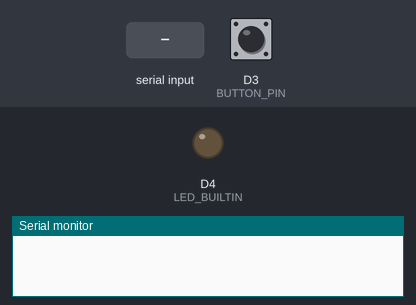
A sketch run on a simulated ESP8266 (NodeMCU). Shown: output pins drawn as LEDs (lit = HIGH, except the on-board LED, lit = LOW), the last lines printed to the serial monitor. The test bench sets the inputs (shaded band); at power-on: D3 (BUTTON_PIN) HIGH. Pins used as bus, display or sensor lines are not drawn.

Above: at 1.2 s.
1.3 s: "calAir\n" received over Serial
At 3.7 s:
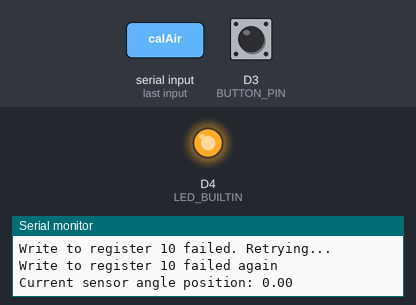
4.3 s: D3 (BUTTON_PIN) pulled LOW for 3.2 s
9.0 s: D3 (BUTTON_PIN) pulled LOW for 0.15 s
At 10.7 s:
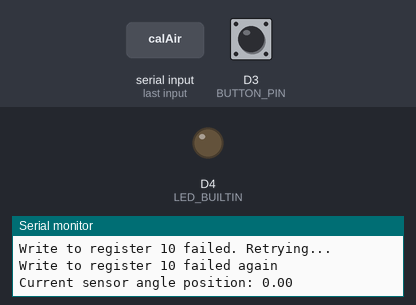
11.0 s: "calPro\n" received over Serial
At 12.9 s:
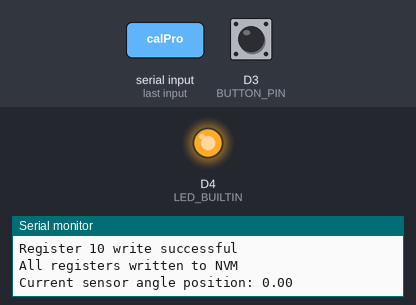
14.0 s: D3 (BUTTON_PIN) pulled LOW for 3.2 s
Timing chart, 0 to 19.2 s (numbered marks = the images above; inputs shaded):
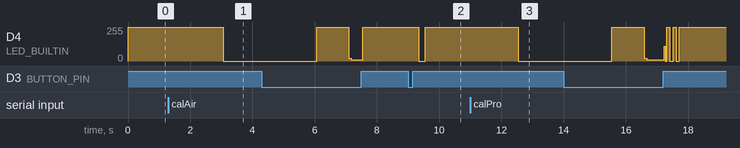

The sketch:

MLASCT_Ver1.ino
```cpp
#include <SPI.h>
#define CS_PIN D8 // Replace with the pin number to which CS is connected
#define BUTTON_PIN 0 // Replace with the pin number to which button is connected
#define LED_BUILTIN 2 // Replace with the pin number to which led is connected
String inputString = ""; // String for storing incoming data
bool stringComplete = false;  // Flag for completion of reading
int mode = 0;
unsigned long buttonPressTime = 0;
bool buttonReleased = true;

void setup() {
  Serial.begin(9600);
  SPI.begin();
  pinMode(CS_PIN, OUTPUT);
  digitalWrite(CS_PIN, HIGH);
  pinMode(LED_BUILTIN, OUTPUT);
  pinMode(BUTTON_PIN, INPUT_PULLUP);
  inputString.reserve(200);
}
void loop() {
  digitalWrite(LED_BUILTIN, HIGH);
  int buttonState = digitalRead(BUTTON_PIN);

  if (buttonState == LOW) {
    if (buttonPressTime == 0) {
      buttonPressTime = millis();
    } else if (millis() - buttonPressTime > 1000) {
      digitalWrite(LED_BUILTIN, LOW);
    }
    buttonReleased = false;
  } else {
    if (!buttonReleased && buttonPressTime != 0 && millis() - buttonPressTime < 1000) {
      mode++;
      if (mode > 3) mode = 1;

      for (int i = 0; i < mode; i++) {
        digitalWrite(LED_BUILTIN, HIGH);
        delay(200);
        digitalWrite(LED_BUILTIN, LOW);
        delay(200);
        digitalWrite(LED_BUILTIN, HIGH);
        delay(200);
      }
    } else if (!buttonReleased && buttonPressTime != 0 && millis() - buttonPressTime > 1000) {
      digitalWrite(LED_BUILTIN, HIGH);
      if (mode == 1) {
        checkFlash();
      } else if (mode == 2) {
        checkFlash();
      } else if (mode == 3) {
        while (digitalRead(BUTTON_PIN) == HIGH) {
          sensorPosition();
        }
      }
    }
    buttonPressTime = 0;
    buttonReleased = true;
  }
  // Check for new data in the console
  if (stringComplete) {
    if (inputString.startsWith("zeroangle")) {
      zeroAngle();
    }
    else if(inputString.startsWith("calAir")) {
      calibrateAir();
    }
    else if(inputString.startsWith("calPro")) {
      calibratePro();
    }
    else if(inputString.startsWith("angle")) {
      angle();
    }

    // Clear data
    inputString = "";
    stringComplete = false;
  }
}

void checkFlash() {
  uint16_t originalValue, checkValue;

  // Read the original value from register 0
  digitalWrite(CS_PIN, LOW);
  SPI.transfer16((0b010 <<13) | (0 <<8)); // Read command + register address
  digitalWrite(CS_PIN, HIGH);
  delay(1);
  digitalWrite(CS_PIN, LOW);
  originalValue = SPI.transfer16(0); // Reading register value
  digitalWrite(CS_PIN, HIGH);

  // Write the original value +1 to register 0
  writeRegister(0, (originalValue & 0xFF) + 1);
  delay(1);

  // Check successful writing
  digitalWrite(CS_PIN, LOW);
  SPI.transfer16((0b010 <<13) | (0 <<8)); // Read command + register address
  digitalWrite(CS_PIN, HIGH);
  delay(1);
  digitalWrite(CS_PIN, LOW);
  checkValue = SPI.transfer16(0); // Reading register value
  digitalWrite(CS_PIN, HIGH);

  if ((checkValue &0xFF) == ((originalValue &0xFF) + 1)) {
    // If the write was successful, execute the calibratePro() or calibrateAir() function depending on the mode
    if (mode == 1) {
      calibratePro();
    } else if (mode == 2) {
      calibrateAir();
    }
  } else if ((originalValue &0xFF) != 0) {
    // If the write failed and the original value is not zero, blink the LED six times
    for(int i = 0; i < 6; i++) {
      digitalWrite(LED_BUILTIN, LOW); // Turn on the LED
      delay(100); // Pause for .1 seconds
      digitalWrite(LED_BUILTIN, HIGH); // Turn off the LED
      delay(100); // Pause for .1 seconds
    }
  } else {
    // If the write failed and the original value is zero, blink the LED three times
    for(int i = 0; i < 3; i++) {
      digitalWrite(LED_BUILTIN, LOW); // Turn on the LED
      delay(100); // Pause for .1 seconds
      digitalWrite(LED_BUILTIN, HIGH); // Turn off the LED
      delay(100); // Pause for .1 seconds
    }
  }
}

//Calibration function
void calibratePro() {
  //Basic calibrations for pro models
  writeRegister(10, 0);
  writeRegister(28, 0);
  writeRegister(29, 0);
  writeRegister(2, 0);
  writeRegister(3, 0);
  writeRegister(4, 232);
  writeRegister(5, 3);
  writeRegister(6, 1);
  writeRegister(7, 135);
  writeRegister(8, 4);
  writeRegister(9, 0);
  writeRegister(11, 248);
  writeRegister(12, 130);
  writeRegister(13, 0);
  writeRegister(14, 128);
  writeRegister(15, 201);
  writeRegister(16, 20);
  writeRegister(17, 1);
  writeRegister(18, 147);
  writeRegister(22, 1);
  writeRegister(30, 255);
  zeroAngle();
  delay(1);
  storeAllRegToNVM();
  delay(1);
  restoreAllRegFromNVM();
  delay(1);
  writeRegister(10, 0);
  storeAllRegToNVM();
  delay(100);
  checkAngle();
}

void calibrateAir() {
  //Basic calibrations for air models
  writeRegister(10, 202);
  writeRegister(28, 0);
  writeRegister(29, 0);
  writeRegister(2, 144);
  writeRegister(3, 1);
  writeRegister(4, 232);
  writeRegister(5, 3);
  writeRegister(6, 61);
  writeRegister(7, 135);
  writeRegister(8, 59);
  writeRegister(9, 130);
  writeRegister(11, 246);
  writeRegister(12, 130);
  writeRegister(13, 0);
  writeRegister(14, 128);
  writeRegister(15, 201);
  writeRegister(16, 20);
  writeRegister(17, 1);
  writeRegister(18, 147);
  writeRegister(22, 1);
  writeRegister(30, 255);
  zeroAngle();
  delay(1);
  storeAllRegToNVM();
  delay(1);
  restoreAllRegFromNVM();
  writeRegister(10, 202);
  delay(100);
  checkAngle();
}

// Function to determine the current angle
float angle(){
  uint16_t angle;
  // Reading the angular position of the sensor in uint16_t format
  digitalWrite(CS_PIN, LOW);
  angle = SPI.transfer16(0); // Reading the angle
  digitalWrite(CS_PIN, HIGH);

  float angleInDegrees = map(angle, 0, UINT16_MAX, 0, 360); // Conversion from uint16_t format to degrees

  Serial.print("Current sensor angle position: ");
  Serial.println(angleInDegrees); // Output of the angle in degrees

  return angleInDegrees;
}

// Function that blinks an LED if it thinks the lid is open.
void sensorPosition() {
  float currentAngleDegrees = angle();
  // Check sensor value
  if ((currentAngleDegrees >= 130 && currentAngleDegrees <= 360) || (currentAngleDegrees >= 0 && currentAngleDegrees <= 5)) {
    digitalWrite(LED_BUILTIN, HIGH); // Turn off the LED
  } else {
    digitalWrite(LED_BUILTIN, LOW); // Turn on the LED
    delay(10);
  }
}

// Function that performs a check after calibration and signals with an LED about the results.
void checkAngle() {
  float currentAngleDegrees = angle(); // Using the angle function to determine the current angle value

  if (round(currentAngleDegrees) == 0 || round(currentAngleDegrees) == 360) {
    digitalWrite(LED_BUILTIN, LOW); // Turn on the LED
    delay(3000); // Pause for three seconds
    digitalWrite(LED_BUILTIN, HIGH); // Turn off the LED
  } else {
    if (mode == 1) {
      calibratePro();
    } else if (mode == 2) {
      calibrateAir();
    }
  }
}
// Function for reading data from the console
void serialEvent() {
  while (Serial.available()) {
    char inChar = (char)Serial.read();
    inputString += inChar;
    if (inChar == '\n') {
      stringComplete = true;
    }
  }
}

// Function to write values to a register
void writeRegister(int registerAddress, int registerValue) {
  // Conversion of decimal value to a 16-bit format
  uint16_t registerValue16Bit = (uint16_t)registerValue;

  // Writing value to a register
  digitalWrite(CS_PIN, LOW);
  SPI.transfer16((0b100 <<13) | (registerAddress <<8) | registerValue16Bit); // Write command + register address + value
  digitalWrite(CS_PIN, HIGH);

   delay(1);

   // Checking successful writing
   digitalWrite(CS_PIN, LOW);
   SPI.transfer16((0b010 <<13) | (registerAddress <<8)); // Read command + register address
   digitalWrite(CS_PIN, HIGH);
   delay(1);
   digitalWrite(CS_PIN, LOW);
   uint16_t checkValue = SPI.transfer16(0); // Reading register value
   digitalWrite(CS_PIN, HIGH);

   if ((checkValue &0xFF) == registerValue16Bit) {
     Serial.print("Register ");
     Serial.print(registerAddress);
     Serial.println(" write successful");
   } else {
     Serial.print("Write to register ");
     Serial.print(registerAddress);
     Serial.println(" failed. Retrying...");

     // Retry writing value to a register
     digitalWrite(CS_PIN, LOW);
     SPI.transfer16((0b100 <<13) | (registerAddress <<8) | registerValue16Bit); // Write command + register address + value
     digitalWrite(CS_PIN, HIGH);

     delay(1);

     // Checking successful writing after retry
     digitalWrite(CS_PIN, LOW);
     SPI.transfer16((0b010 <<13) | (registerAddress <<8)); // Read command + register address
     digitalWrite(CS_PIN, HIGH);
     delay(1);
     digitalWrite(CS_PIN, LOW);
     checkValue = SPI.transfer16(0); // Reading register value
     digitalWrite(CS_PIN, HIGH);

     if ((checkValue &0xFF) == registerValue16Bit) {
       Serial.print("Register ");
       Serial.print(registerAddress);
       Serial.println(" write successful after retry");
     } else {
       Serial.print("Write to register ");
       Serial.print(registerAddress);
       Serial.println(" failed again");
     }
   }
}


// Function to set the current value as zero
void zeroAngle() {
  float currentAngleDegrees = angle(); // Using the angle function to determine the current angle value

  digitalWrite(CS_PIN, LOW);
  SPI.transfer16((0b010 << 13) | (0x0 << 8)); // Read command + register address
  digitalWrite(CS_PIN, HIGH);
  delay(1);
  digitalWrite(CS_PIN, LOW);
  uint16_t zeroAngleLow = SPI.transfer16(0); // Reading register value
  digitalWrite(CS_PIN, HIGH);

  digitalWrite(CS_PIN, LOW);
  SPI.transfer16((0b010 << 13) | (0x1 << 8)); // Read command + register address
  digitalWrite(CS_PIN, HIGH);
  delay(1);
  digitalWrite(CS_PIN, LOW);
  uint16_t zeroAngleHigh = SPI.transfer16(0); // Reading register value
  digitalWrite(CS_PIN, HIGH);

  uint16_t zeroAngle = (zeroAngleHigh << 8) | (zeroAngleLow & 0xFF);

  float zeroAngleDegrees = map(zeroAngle, 0, UINT16_MAX, 0, 360); // Conversion from uint16_t format to degrees

  float newZeroAngleDegrees = zeroAngleDegrees + currentAngleDegrees; // Calculation of the new zero angle

  if (newZeroAngleDegrees > 360) {
    newZeroAngleDegrees -= 360; // If the angle is greater than 360 degrees, subtracting by 360 degrees
  }

   uint16_t newZeroAngle = round((newZeroAngleDegrees / 360.0) * UINT16_MAX); // Calculation of the new zero angle in uint16_t format

   uint16_t checkValue;
   do {
     // Writing the new zero angle to the sensor registers
     digitalWrite(CS_PIN, LOW);
     SPI.transfer16((0b100 << 13) | (0x0 << 8) | (newZeroAngle & 0xFF)); // Writing the lower eight bits of the new zero angle
     digitalWrite(CS_PIN, HIGH);

     delay(1);

     digitalWrite(CS_PIN, LOW);
     SPI.transfer16((0b100 << 13) | (0x1 << 8) | ((newZeroAngle >>8) &0xFF)); // Writing the upper eight bits of the new zero angle
     digitalWrite(CS_PIN, HIGH);

     delay(1);

      // Checking successful writing and current sensor value
      digitalWrite(CS_PIN, LOW);
      SPI.transfer16((0b010 <<13) | (0x0 <<8)); // Read command + register address
      digitalWrite(CS_PIN, HIGH);
      delay(1);
      digitalWrite(CS_PIN, LOW);
      uint16_t checkValueLow = SPI.transfer16(0); // Reading register value
      digitalWrite(CS_PIN, HIGH);

      digitalWrite(CS_PIN, LOW);
      SPI.transfer16((0b010 <<13) | (0x1 <<8)); // Read command + register address
      digitalWrite(CS_PIN, HIGH);
      delay(1);
      digitalWrite(CS_PIN, LOW);
      uint16_t checkValueHigh = SPI.transfer16(0); // Reading register value
      digitalWrite(CS_PIN, HIGH);

      checkValue = (checkValueHigh <<8) | (checkValueLow &0xFF);

   } while (checkValue != newZeroAngle);

   Serial.println("Zero value set");
}


//Function to write all registers to NVM
void storeAllRegToNVM() {
    digitalWrite(CS_PIN, LOW);
    SPI.transfer16(0b110 <<13); // Command to write all registers to NVM
    digitalWrite(CS_PIN, HIGH);
    Serial.println("All registers written to NVM");
}

//Function to restore all registers from NVM
void restoreAllRegFromNVM() {
    digitalWrite(CS_PIN, LOW);
    SPI.transfer16(0b101 <<13); // Command to restore all registers from NVM
    digitalWrite(CS_PIN, HIGH);
    Serial.println("All registers restored from NVM");
}
```

Measured:
- after the input at 1.3 s, D4 (LED_BUILTIN): 255/255 → 0/255 after 1.8 s
- after the input at 9.0 s, D4 (LED_BUILTIN): 255/255 → 0/255 after 0.35 s, → 255/255 0.20 s later
- after the input at 11.0 s, D4 (LED_BUILTIN): 255/255 → 0/255 after 1.5 s
